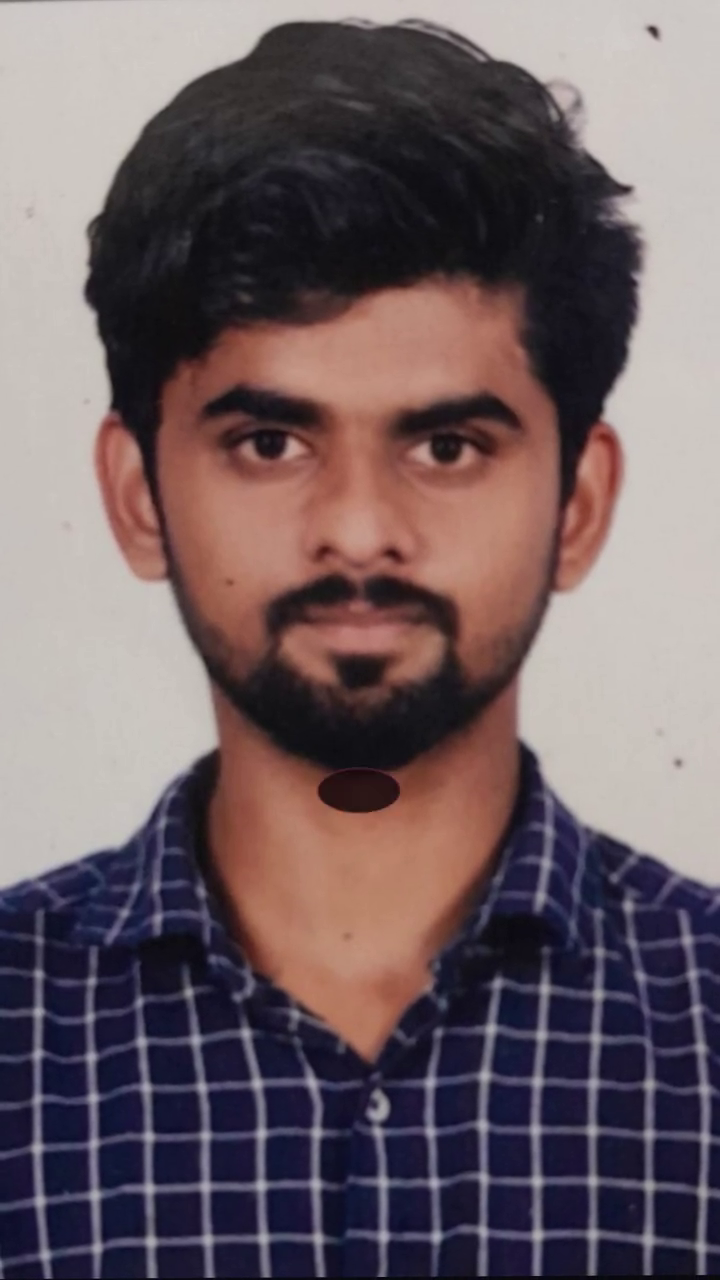
#> input picture frame 66 of public/user_talking_video.mp4, 720 x 1280 px, given in place of reference_reel.mp4, which was not available
$ python analyze_reference_video.py
#> lines starting #> are read from the running program, lines starting #| are printed output that depends on the picture; after the words box and inside, x2 and y2 are one past the last pixel; in counts of white or black regions, pixels touching at a corner belong together; pictures that were not available may be replaced by others from this repository, and a replacement may not be noted
import cv2
import json
import numpy as np
import os

def analyze():
    video_path = "reel_reconstruction/reference/reference_reel.mp4"
    cap = cv2.VideoCapture(video_path)

    fps = cap.get(cv2.CAP_PROP_FPS)
    total_frames = int(cap.get(cv2.CAP_PROP_FRAME_COUNT))
    width = int(cap.get(cv2.CAP_PROP_FRAME_WIDTH))
    height = int(cap.get(cv2.CAP_PROP_FRAME_HEIGHT))
    duration = total_frames / fps

    print(f"Video opened: {width}x{height} @ {fps}fps, {total_frames} frames, {duration:.2f}s")

    # 19 Scene timestamps defined from narrative & audio events
    scenes = [
        {"id": 1, "name": "ACCOUNT_GROWTH", "start_s": 0.0, "end_s": 4.8, "key_s": 2.2},
        {"id": 2, "name": "THE_SYSTEM", "start_s": 4.8, "end_s": 8.4, "key_s": 6.5},
        {"id": 3, "name": "EARLY_TIKTOK_AI_REELS", "start_s": 8.4, "end_s": 11.8, "key_s": 10.2},
        {"id": 4, "name": "REAL_MOTION", "start_s": 11.8, "end_s": 14.5, "key_s": 13.2},
        {"id": 5, "name": "VOICEOVER_CAPTIONS_CROWD", "start_s": 14.5, "end_s": 17.3, "key_s": 15.8},
        {"id": 6, "name": "MARKET_SATURATION", "start_s": 17.3, "end_s": 22.3, "key_s": 19.5},
        {"id": 7, "name": "DOT_TRANSITION", "start_s": 22.3, "end_s": 24.0, "key_s": 23.2},
        {"id": 8, "name": "AI_SLOP_GRID", "start_s": 24.0, "end_s": 26.4, "key_s": 25.2},
        {"id": 9, "name": "SYSTEM_221_FILES", "start_s": 26.4, "end_s": 31.8, "key_s": 29.8},
        {"id": 10, "name": "HOOK_PATTERNS", "start_s": 31.8, "end_s": 35.1, "key_s": 33.5},
        {"id": 11, "name": "MOTION_PHYSICS_PANEL", "start_s": 35.1, "end_s": 39.2, "key_s": 37.2},
        {"id": 12, "name": "KINETIC_CAPTIONS_TIMELINE", "start_s": 39.2, "end_s": 42.9, "key_s": 41.2},
        {"id": 13, "name": "AUDIO_PROCESSING_4_CONTROLS", "start_s": 42.9, "end_s": 46.8, "key_s": 44.8},
        {"id": 14, "name": "REVIEW_BEFORE_RELEASE", "start_s": 46.8, "end_s": 51.0, "key_s": 49.0},
        {"id": 15, "name": "SINGLE_LINE_INPUT_CLAUDE", "start_s": 51.0, "end_s": 54.5, "key_s": 52.8},
        {"id": 16, "name": "WORKFLOW_STAGES_CHECKLIST", "start_s": 54.5, "end_s": 57.2, "key_s": 56.0},
        {"id": 17, "name": "GROWTH_ANALYTICS_5M_VIEWS", "start_s": 57.2, "end_s": 61.5, "key_s": 59.5},
        {"id": 18, "name": "BRAND_DEALS_STAMP", "start_s": 61.5, "end_s": 62.5, "key_s": 62.0},
        {"id": 19, "name": "CALL_TO_ACTION_SKILL", "start_s": 62.5, "end_s": 65.8, "key_s": 63.8}
    ]

    os.makedirs("reel_reconstruction/analysis/frames", exist_ok=True)

    key_images = []

    for sc in scenes:
        start_frame = int(sc["start_s"] * fps)
        end_frame = min(total_frames - 1, int(sc["end_s"] * fps))
        key_frame = min(total_frames - 1, int(sc["key_s"] * fps))

        sc["start_frame"] = start_frame
        sc["end_frame"] = end_frame
        sc["key_frame"] = key_frame
        sc["duration_frames"] = end_frame - start_frame

        cap.set(cv2.CAP_PROP_POS_FRAMES, key_frame)
        ret, frame = cap.read()
        if ret:
            frame_path = f"reel_reconstruction/analysis/frames/scene_{sc['id']:02d}_{sc['name']}.jpg"
            cv2.imwrite(frame_path, frame)
            sc["key_frame_path"] = frame_path

            # Thumbnail for contact sheet (scale down to 240x426)
            thumb = cv2.resize(frame, (240, 426))
            # Put label
            cv2.putText(thumb, f"SC {sc['id']:02d} ({sc['start_s']:.1f}s)", (10, 30),
                        cv2.FONT_HERSHEY_SIMPLEX, 0.7, (0, 0, 0), 3)
            cv2.putText(thumb, f"SC {sc['id']:02d} ({sc['start_s']:.1f}s)", (10, 30),
                        cv2.FONT_HERSHEY_SIMPLEX, 0.7, (0, 255, 255), 1)
            key_images.append(thumb)
#> this loop made 19 passes
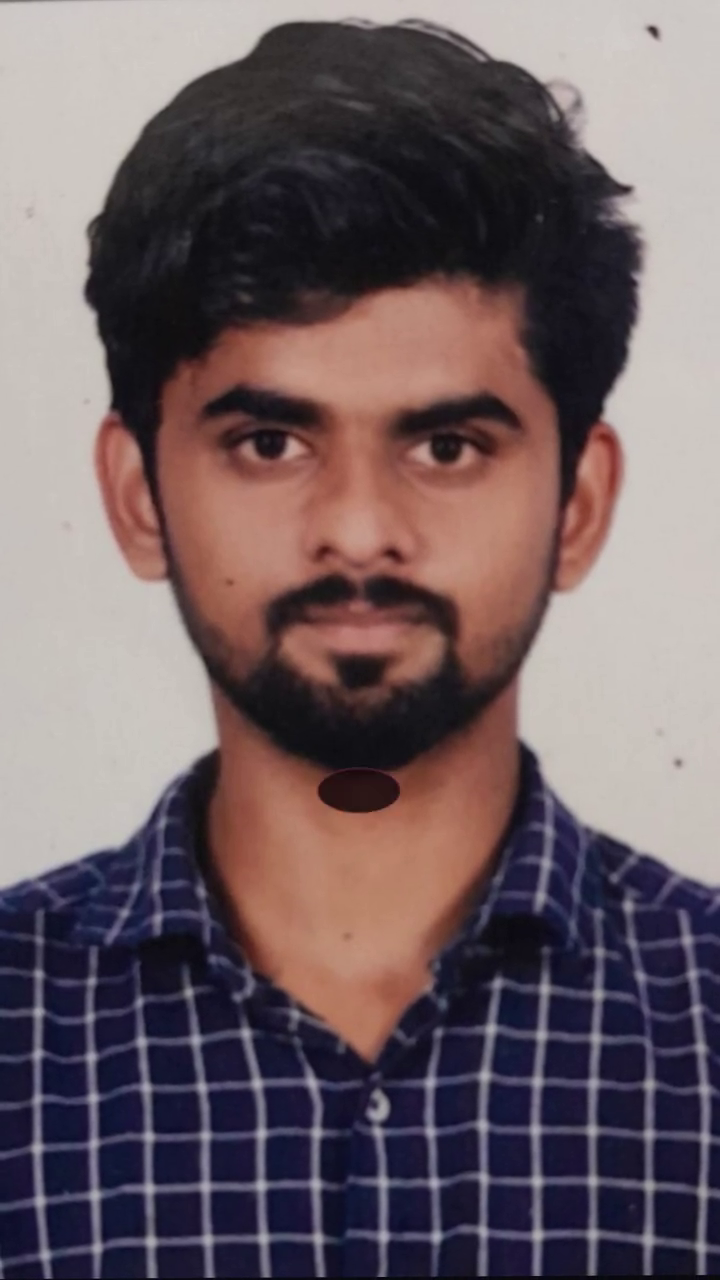
#> input picture frame 66 of public/user_talking_video.mp4, 720 x 1280 px, given in place of reference_reel.mp4, which was not available
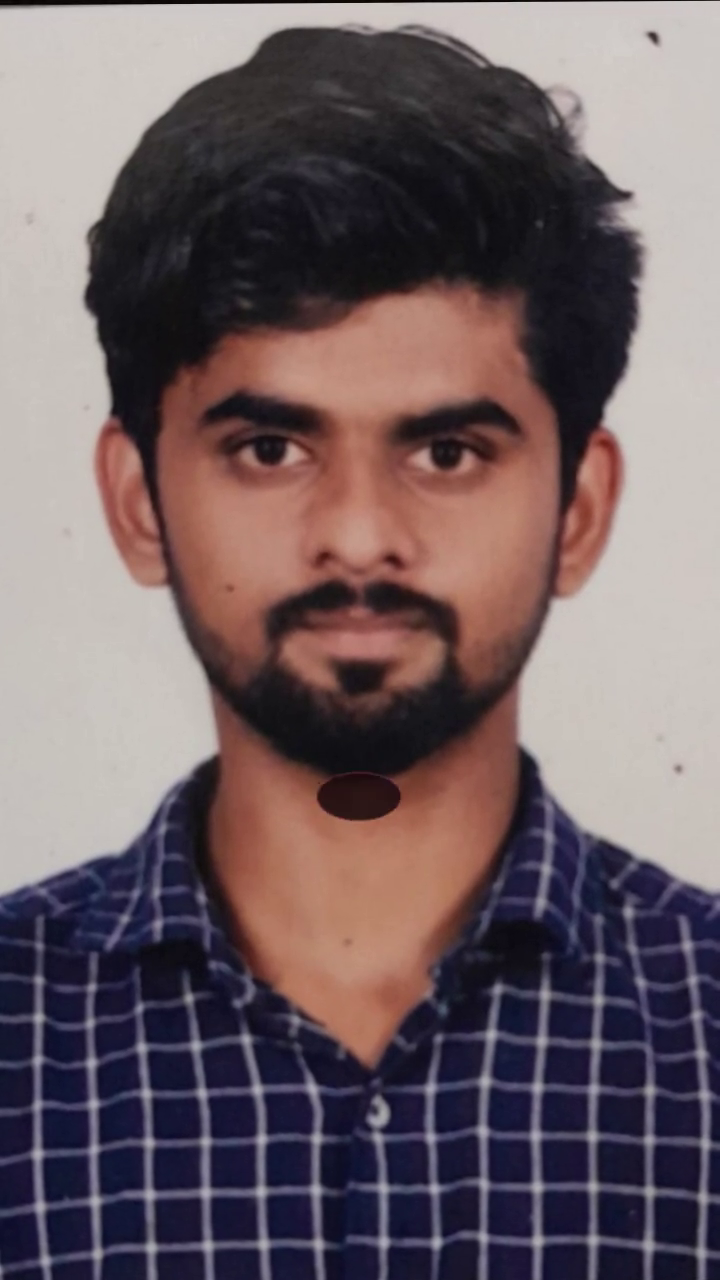
#> input picture frame 195 of public/user_talking_video.mp4, 720 x 1280 px, given in place of reference_reel.mp4, which was not available
#> after the loop:
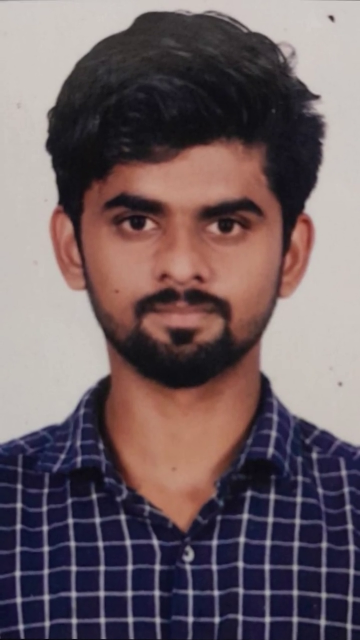
#> frame: shape (1280, 720, 3) (shown at 1/2 size); mean B, G, R 99.8, 95.6, 111.3
#> after the loop:
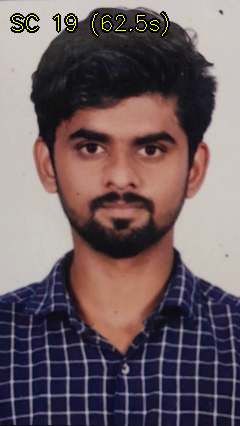
#> thumb: shape (426, 240, 3); mean B, G, R 98, 94.5, 110.1
#> after the loop, key_images = 19 items

    cap.release()

    # Save scene_breakdown.json
    with open("reel_reconstruction/analysis/scene_breakdown.json", "w", encoding="utf-8") as f:
        json.dump({"total_scenes": len(scenes), "fps": fps, "total_frames": total_frames, "scenes": scenes}, f, indent=2)
    print("Saved scene_breakdown.json!")

    # Build contact sheet: 4 rows x 5 cols = 20 slots (19 scenes + 1 title/info card)
    rows = 4
    cols = 5
    cell_w, cell_h = 240, 426
    sheet = np.zeros((rows * cell_h, cols * cell_w, 3), dtype=np.uint8)
    sheet[:] = (245, 245, 245) # Warm off-white

    for idx, thumb in enumerate(key_images):
        r = idx // cols
        c = idx % cols
        y1, y2 = r * cell_h, (r + 1) * cell_h
        x1, x2 = c * cell_w, (c + 1) * cell_w
        sheet[y1:y2, x1:x2] = thumb
#> this loop made 19 passes
#> (r, c, y1, y2, x1, x2) on passes 1 to 8: (0, 0, 0, 426, 0, 240), (0, 1, 0, 426, 240, 480), (0, 2, 0, 426, 480, 720), (0, 3, 0, 426, 720, 960), (0, 4, 0, 426, 960, 1200), (1, 0, 426, 852, 0, 240), (1, 1, 426, 852, 240, 480), (1, 2, 426, 852, 480, 720)
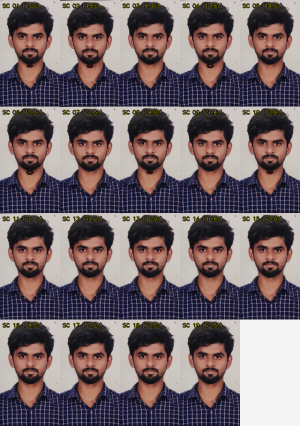
#> sheet: shape (1704, 1200, 3) (shown at 1/4 size); mean B, G, R 105.2, 101.9, 116.7

    # Title in last slot (slot 19)
    last_r, last_c = 19 // cols, 19 % cols
    cv2.putText(sheet, "REEL CONTACT SHEET", (last_c * cell_w + 15, last_r * cell_h + 180),
                cv2.FONT_HERSHEY_SIMPLEX, 0.6, (20, 20, 20), 2)
    cv2.putText(sheet, f"65.8s | 30 FPS", (last_c * cell_w + 15, last_r * cell_h + 220),
                cv2.FONT_HERSHEY_SIMPLEX, 0.6, (180, 20, 20), 2)
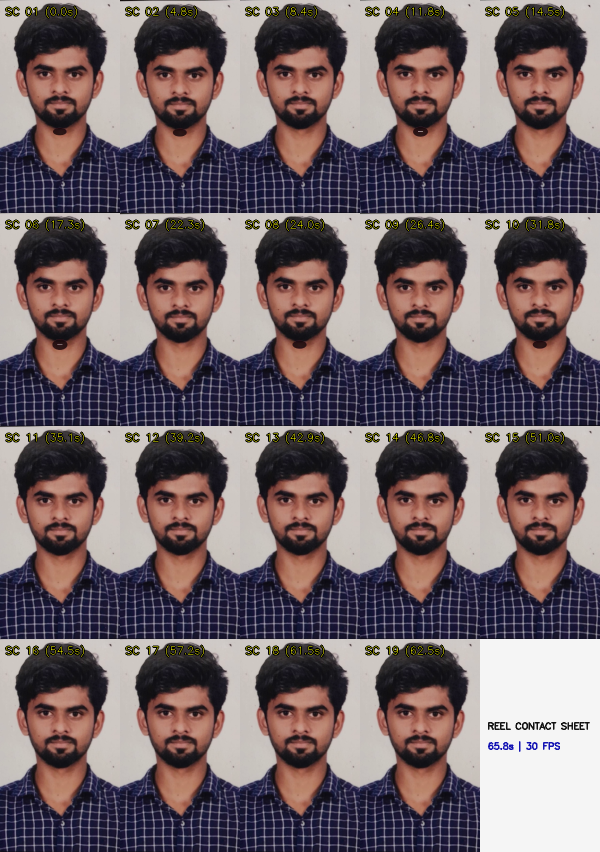
#> sheet: shape (1704, 1200, 3) (shown at 1/2 size); mean B, G, R 105, 101.6, 116.4
    cv2.putText(sheet, "19 Scenes", (last_c * cell_w + 15, last_r * cell_h + 260),
                cv2.FONT_HERSHEY_SIMPLEX, 0.6, (100, 100, 100), 1)
#> sheet: shape (1704, 1200, 3); 0.01% of pixels changed, all inside (x1, y1, x2, y2) = (979, 1525, 1074, 1539)

    cv2.imwrite("reel_reconstruction/analysis/reference_contact_sheet.jpg", sheet)
    print("Saved reference_contact_sheet.jpg!")

if __name__ == "__main__":
    analyze()

$ run again, starting later in the video
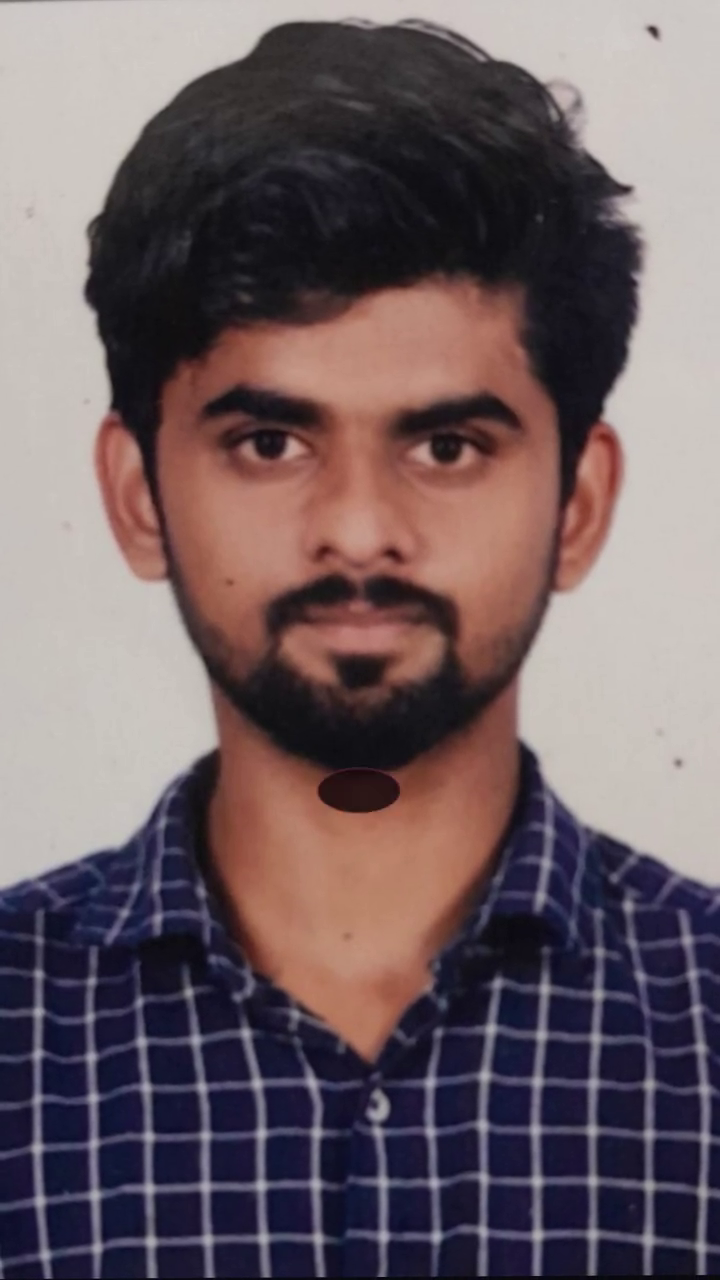
#> input picture frame 66 of public/user_talking_video.mp4, 720 x 1280 px, given in place of reference_reel.mp4, which was not available
#> the loop in analyze, `for sc in scenes:` made 19 passes
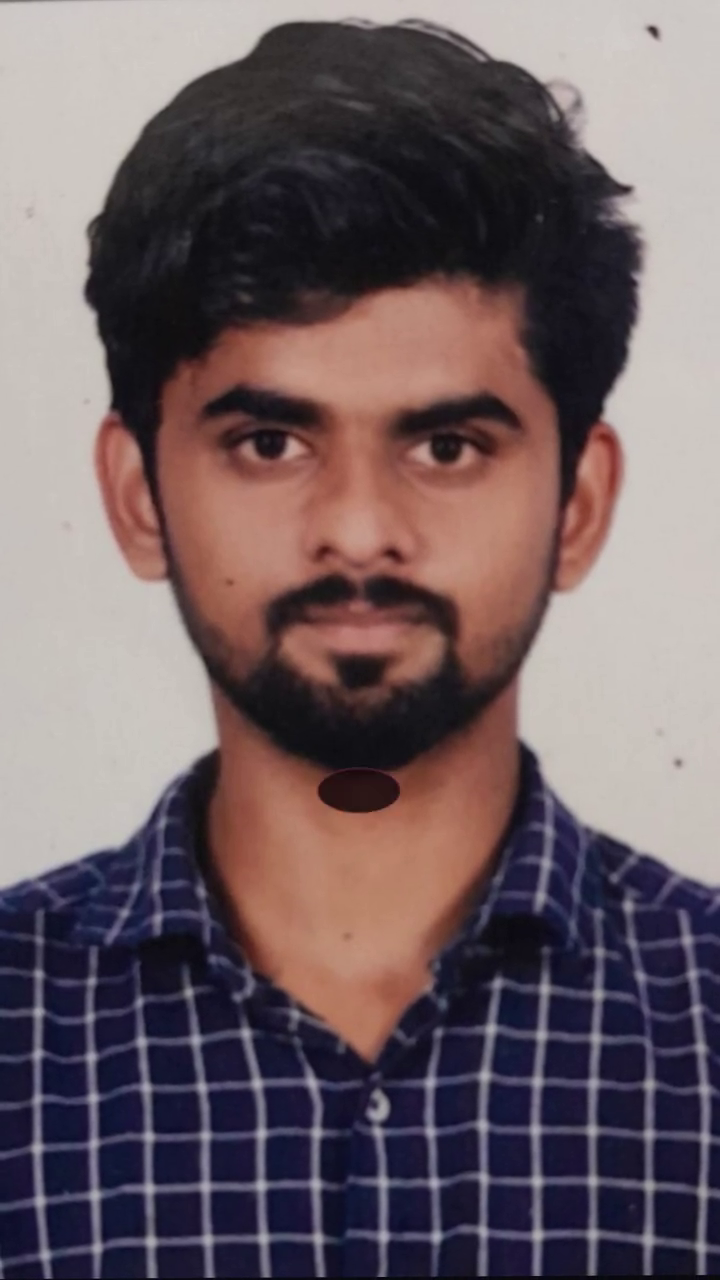
#> input picture frame 66 of public/user_talking_video.mp4, 720 x 1280 px, given in place of reference_reel.mp4, which was not available
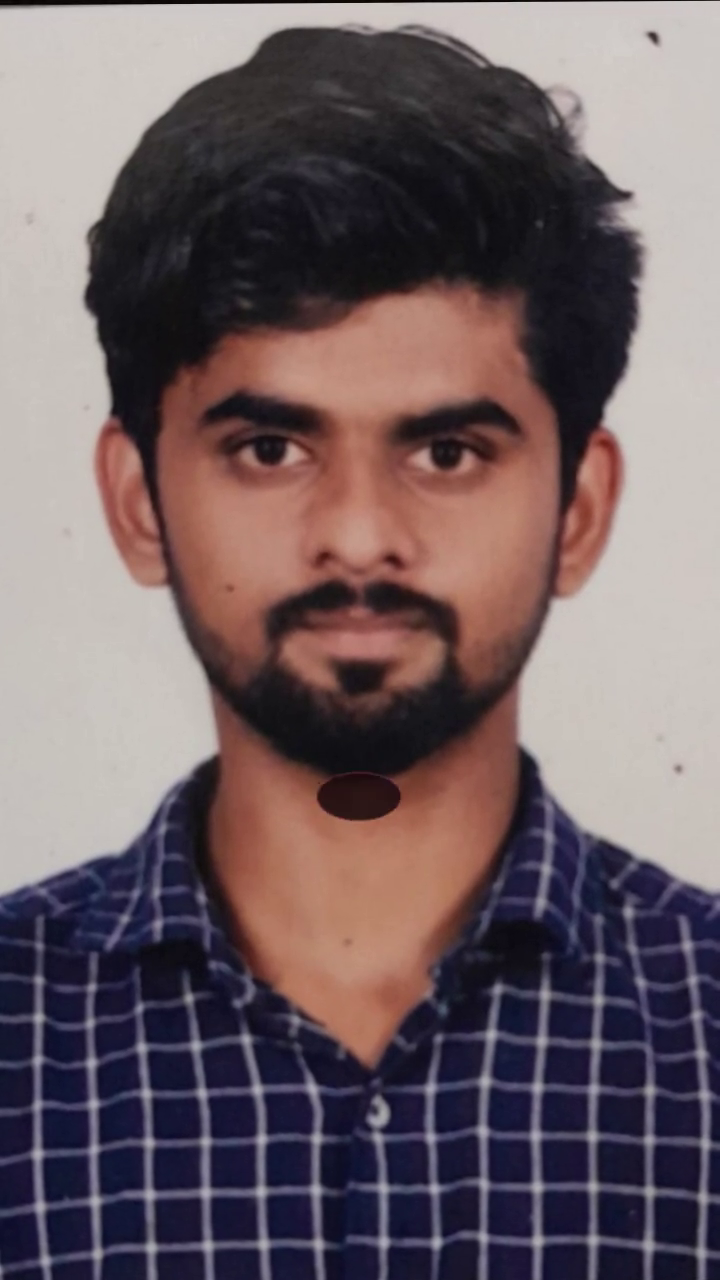
#> input picture frame 195 of public/user_talking_video.mp4, 720 x 1280 px, given in place of reference_reel.mp4, which was not available
#> after the loop in analyze, `for sc in scenes:`: key_images = 19 items
#> the loop in analyze, `for idx, thumb in enumerate(key_images):` made 19 passes
#> (r, c, y1, y2, x1, x2) on passes 1 to 8: (0, 0, 0, 426, 0, 240), (0, 1, 0, 426, 240, 480), (0, 2, 0, 426, 480, 720), (0, 3, 0, 426, 720, 960), (0, 4, 0, 426, 960, 1200), (1, 0, 426, 852, 0, 240), (1, 1, 426, 852, 240, 480), (1, 2, 426, 852, 480, 720)
